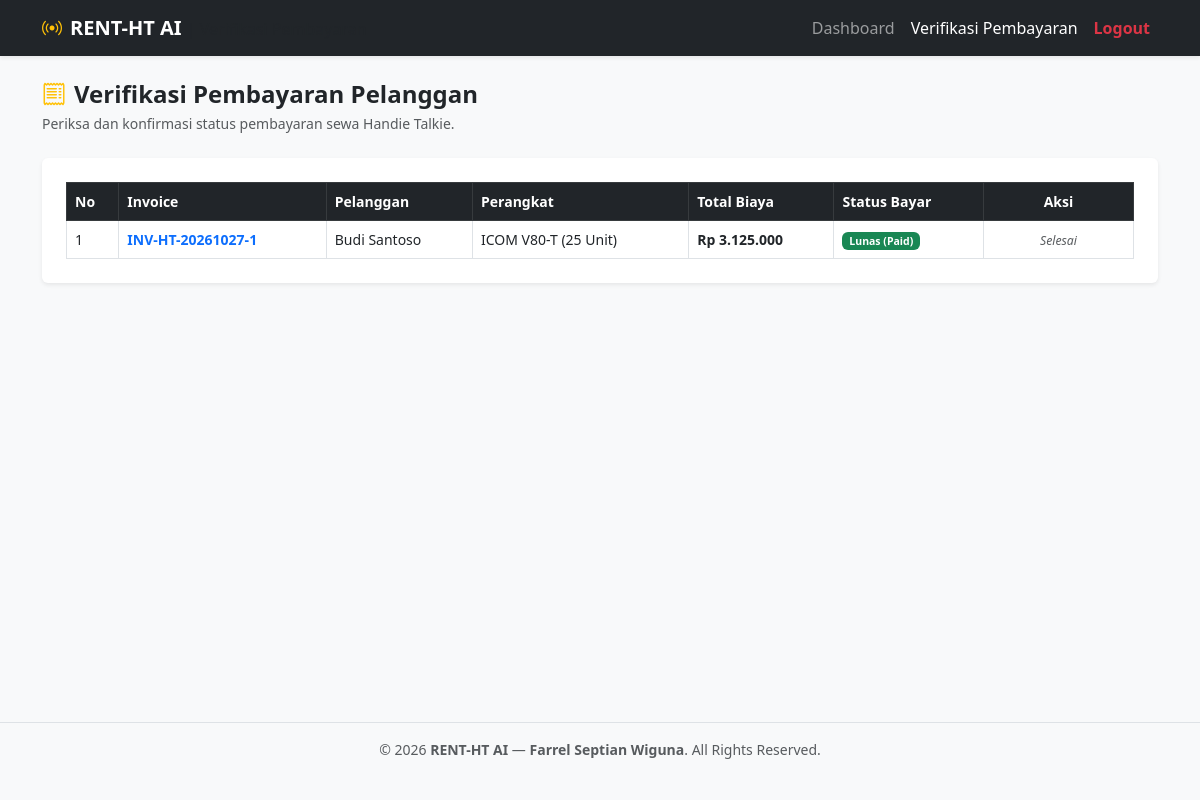
Screenshot of /verifikasi_pembayaran.php (signed in) with the database file from the repository.
### tables this page shows
CREATE TABLE `ht_pembayaran` (
  `id_pembayaran` int(11) NOT NULL,
  `id_rental` int(11) NOT NULL,
  `invoice` varchar(50) NOT NULL,
  `nama_rekening` varchar(100) NOT NULL,
  `metode_pembayaran` varchar(50) NOT NULL,
  `tgl_bayar` datetime NOT NULL,
  `status` enum('Verifikasi','Paid','Rejected') NOT NULL DEFAULT 'Verifikasi'
);

CREATE TABLE `ht_user` (
  `id_user` int(11) NOT NULL,
  `username` varchar(50) NOT NULL,
  `password` varchar(255) NOT NULL,
  `nama` varchar(100) NOT NULL,
  `nohp` varchar(20) NOT NULL,
  `level` enum('Admin','User') NOT NULL DEFAULT 'User'
);

CREATE TABLE `ht_perangkat` (
  `id_perangkat` int(11) NOT NULL,
  `merk_tipe` varchar(100) NOT NULL,
  `spesifikasi` varchar(255) NOT NULL,
  `harga_sewa_per_hari` int(11) NOT NULL,
  `stok_tersedia` int(11) NOT NULL
);

CREATE TABLE `ht_rental` (
  `id_rental` int(11) NOT NULL,
  `id_user` int(11) NOT NULL,
  `id_perangkat` int(11) NOT NULL,
  `jumlah_unit` int(11) NOT NULL,
  `tgl_mulai` date NOT NULL,
  `tgl_selesai` date NOT NULL,
  `total_hari` int(11) NOT NULL,
  `total_biaya` int(11) NOT NULL,
  `status_rental` enum('Menunggu Pembayaran','Aktif','Selesai','Batal') NOT NULL DEFAULT 'Menunggu Pembayaran'
);

### verifikasi_pembayaran.php (the view, shortened to what this page needs)
<?php
include 'koneksi.php';
$query_bayar = mysqli_query($conn, "SELECT p.*, r.tgl_mulai, r.tgl_selesai, r.jumlah_unit, r.total_biaya, u.nama AS nama_user, ht.merk_tipe
    FROM ht_pembayaran p
    JOIN ht_rental r ON p.id_rental = r.id_rental
    JOIN ht_user u ON r.id_user = u.id_user
    JOIN ht_perangkat ht ON r.id_perangkat = ht.id_perangkat
    ORDER BY p.id_pembayaran DESC");
?>
<!DOCTYPE html>
<html lang="id">
<head>
    <link href="https://cdn.jsdelivr.net/npm/bootstrap@5.3.0/dist/css/bootstrap.min.css" rel="stylesheet">
    <link rel="stylesheet" href="https://cdn.jsdelivr.net/npm/bootstrap-icons@1.10.5/font/bootstrap-icons.css">
</head>
<body class="bg-light d-flex flex-column min-vh-100">
    <nav class="navbar navbar-expand-lg navbar-dark bg-dark shadow-sm">
        <div class="container">
            <a class="navbar-brand fw-bold" href="admin_dashboard.php"><i class="bi bi-broadcast me-2 text-warning"></i>RENT-HT AI <span class="fs-6 fw-normal text-muted">| Verifikasi Pembayaran</span></a>
            <div class="navbar-nav ms-auto">
                <a class="nav-link" href="admin_dashboard.php">Dashboard</a>
                <a class="nav-link active" href="verifikasi_pembayaran.php">Verifikasi Pembayaran</a>
                <a class="nav-link text-danger fw-bold" href="login.php">Logout</a>
            </div>
        </div>
    </nav>
    <div class="container my-4 flex-grow-1">
        <div class="d-flex justify-content-between align-items-center mb-4">
            <div>
                <h4 class="fw-bold mb-1"><i class="bi bi-receipt me-2 text-warning"></i>Verifikasi Pembayaran Pelanggan</h4>
                <p class="text-muted small mb-0">Periksa dan konfirmasi status pembayaran sewa Handie Talkie.</p>
            </div>
        </div>
        <div class="card border-0 shadow-sm p-4 bg-white">
            <div class="table-responsive">
                <table class="table table-hover align-middle small table-bordered mb-0">
                    <thead class="table-dark">
                        <tr>
                            <th>No</th>
                            <th>Invoice</th>
                            <th>Pelanggan</th>
                            <th>Perangkat</th>
                            <th>Total Biaya</th>
                            <th>Status Bayar</th>
                            <th class="text-center" style="width: 150px;">Aksi</th>
                        </tr>
                    </thead>
                    <tbody>
                        <?php
                        $no = 1;
                        if (mysqli_num_rows($query_bayar) > 0) {
                            while ($b = mysqli_fetch_assoc($query_bayar)) {
                        ?>
                        <tr>
                            <td><?php echo $no++; ?></td>
                            <td class="fw-bold text-primary"><?php echo $b['invoice']; ?></td>
                            <td><?php echo htmlspecialchars($b['nama_user']); ?></td>
                            <td><?php echo $b['merk_tipe']; ?> (<?php echo $b['jumlah_unit']; ?> Unit)</td>
                            <td class="fw-bold">Rp <?php echo number_format($b['total_biaya'], 0, ',', '.'); ?></td>
                            <td>
                                <?php if ($b['status'] == 'Paid') { ?>
                                    <span class="badge bg-success">Lunas (Paid)</span>
                                <?php } elseif ($b['status'] == 'Rejected') { ?>
                                    <span class="badge bg-danger">Ditolak</span>
                                <?php } else { ?>
                                    <span class="badge bg-warning text-dark">Menunggu Verifikasi</span>
                                <?php } ?>
                            </td>
                            <td class="text-center">
                                <?php if ($b['status'] == 'Verifikasi') { ?>
                                    <form method="POST" action="" class="d-flex gap-1 justify-content-center">
                                        <input type="hidden" name="id_pembayaran" value="<?php echo $b['id_pembayaran']; ?>">
                                        <input type="hidden" name="id_rental" value="<?php echo $b['id_rental']; ?>">
                                        <button type="submit" name="aksi" value="terima" class="btn btn-success btn-sm px-2" title="Terima"><i class="bi bi-check-lg"></i></button>
                                        <button type="submit" name="aksi" value="tolak" class="btn btn-danger btn-sm px-2" title="Tolak" onclick="return confirm('Yakin ingin menolak?')"><i class="bi bi-x-lg"></i></button>
                                    </form>
                                <?php } else { ?>
                                    <span class="text-muted fst-italic small">Selesai</span>
                                <?php } ?>
                            </td>
                        </tr>
                        <?php
                            }
                        } else {
                            echo "<tr><td colspan='7' class='text-center text-muted py-4'>Belum ada data pembayaran masuk.</td></tr>";
                        }
                        ?>
                    </tbody>
                </table>
            </div>
        </div>
    </div>
    <footer class="text-center py-3 my-4 border-top text-muted small">
        <div class="container">
            <p class="mb-0">&copy; <?php echo date('Y'); ?> <strong>RENT-HT AI</strong> &mdash; <strong>Farrel Septian Wiguna</strong>. All Rights Reserved.</p>
        </div>
    </footer>
</body>
</html>

### rows the page displays
ht_pembayaran: invoice "INV-HT-20261027-1", ht_user.nama "Budi Santoso", ht_perangkat.merk_tipe "ICOM V80-T", id_rental.jumlah_unit "25", id_rental.total_biaya "3.125.000", status "Lunas (Paid)"
